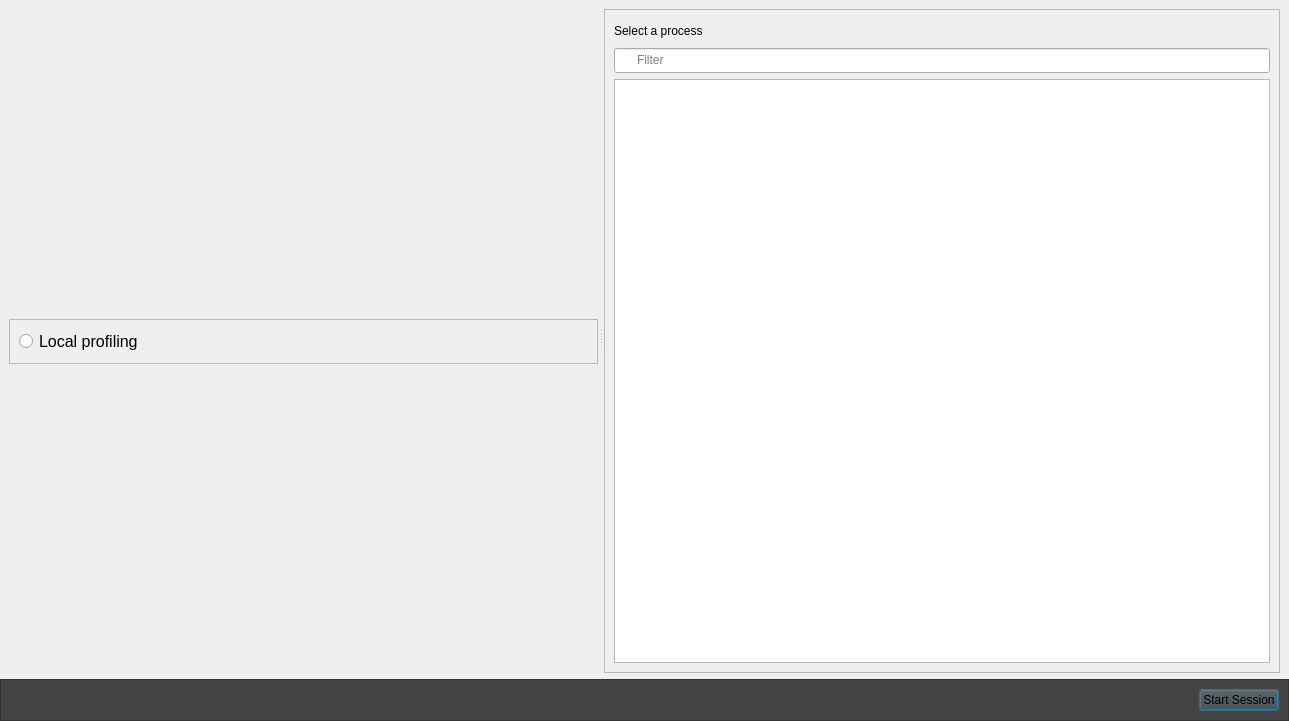
<?xml version="1.0" encoding="UTF-8"?>
<ui version="4.0">
 <class>ProfilingTargetDialog</class>
 <widget class="QDialog" name="ProfilingTargetDialog">
  <property name="geometry">
   <rect>
    <x>0</x>
    <y>0</y>
    <width>1289</width>
    <height>721</height>
   </rect>
  </property>
  <property name="windowTitle">
   <string/>
  </property>
  <property name="accessibleName">
   <string>Orbit Profiler</string>
  </property>
  <property name="styleSheet">
   <string notr="true">QLineEdit {
	background-image: url(:/actions/search_small_offset);
	background-position: left center;
	background-repeat: no-repeat;
	height: 22px;
	padding-left: 20px;
	padding-bottom: 1px;
}</string>
  </property>
  <layout class="QGridLayout" name="gridLayout_2">
   <property name="leftMargin">
    <number>0</number>
   </property>
   <property name="topMargin">
    <number>0</number>
   </property>
   <property name="rightMargin">
    <number>0</number>
   </property>
   <property name="bottomMargin">
    <number>0</number>
   </property>
   <item row="0" column="0">
    <layout class="QVBoxLayout" name="verticalLayout_4" stretch="1,0">
     <property name="leftMargin">
      <number>0</number>
     </property>
     <property name="topMargin">
      <number>0</number>
     </property>
     <property name="rightMargin">
      <number>0</number>
     </property>
     <item>
      <widget class="QSplitter" name="splitter">
       <property name="orientation">
        <enum>Qt::Horizontal</enum>
       </property>
       <property name="handleWidth">
        <number>6</number>
       </property>
       <widget class="QFrame" name="frame">
        <property name="sizePolicy">
         <sizepolicy hsizetype="Preferred" vsizetype="Preferred">
          <horstretch>3</horstretch>
          <verstretch>0</verstretch>
         </sizepolicy>
        </property>
        <property name="frameShape">
         <enum>QFrame::NoFrame</enum>
        </property>
        <property name="frameShadow">
         <enum>QFrame::Raised</enum>
        </property>
        <property name="lineWidth">
         <number>0</number>
        </property>
        <layout class="QVBoxLayout" name="verticalLayout" stretch="1,0,1">
         <property name="rightMargin">
          <number>0</number>
         </property>
         <property name="bottomMargin">
          <number>0</number>
         </property>
         <item>
          <widget class="orbit_session_setup::ConnectToStadiaWidget" name="stadiaWidget" native="true"/>
         </item>
         <item>
          <widget class="QFrame" name="localFrame">
           <property name="visible">
            <bool>false</bool>
           </property>
           <property name="frameShape">
            <enum>QFrame::StyledPanel</enum>
           </property>
           <property name="frameShadow">
            <enum>QFrame::Raised</enum>
           </property>
           <layout class="QHBoxLayout" name="horizontalLayout">
            <item>
             <widget class="QRadioButton" name="localProfilingRadioButton">
              <property name="font">
               <font>
                <pointsize>12</pointsize>
               </font>
              </property>
              <property name="text">
               <string>Local profiling</string>
              </property>
             </widget>
            </item>
            <item>
             <spacer name="horizontalSpacer">
              <property name="orientation">
               <enum>Qt::Horizontal</enum>
              </property>
              <property name="sizeHint" stdset="0">
               <size>
                <width>0</width>
                <height>20</height>
               </size>
              </property>
             </spacer>
            </item>
            <item>
             <widget class="QLabel" name="localProfilingStatusMessage">
              <property name="text">
               <string/>
              </property>
             </widget>
            </item>
           </layout>
          </widget>
         </item>
         <item>
          <widget class="orbit_capture_file_info::LoadCaptureWidget" name="loadCaptureWidget" native="true"/>
         </item>
        </layout>
       </widget>
       <widget class="QFrame" name="frame_4">
        <property name="sizePolicy">
         <sizepolicy hsizetype="Preferred" vsizetype="Preferred">
          <horstretch>2</horstretch>
          <verstretch>0</verstretch>
         </sizepolicy>
        </property>
        <property name="frameShape">
         <enum>QFrame::NoFrame</enum>
        </property>
        <property name="frameShadow">
         <enum>QFrame::Raised</enum>
        </property>
        <property name="lineWidth">
         <number>0</number>
        </property>
        <layout class="QGridLayout" name="gridLayout_3">
         <property name="leftMargin">
          <number>0</number>
         </property>
         <property name="topMargin">
          <number>9</number>
         </property>
         <property name="rightMargin">
          <number>9</number>
         </property>
         <property name="bottomMargin">
          <number>0</number>
         </property>
         <item row="0" column="0">
          <widget class="QFrame" name="processesFrame">
           <property name="accessibleName">
            <string>ProcessesFrame</string>
           </property>
           <property name="frameShape">
            <enum>QFrame::StyledPanel</enum>
           </property>
           <property name="frameShadow">
            <enum>QFrame::Raised</enum>
           </property>
           <layout class="QVBoxLayout" name="verticalLayout_3">
            <item>
             <widget class="QLabel" name="selectProcessLabel">
              <property name="minimumSize">
               <size>
                <width>0</width>
                <height>23</height>
               </size>
              </property>
              <property name="text">
               <string>Select a process</string>
              </property>
             </widget>
            </item>
            <item>
             <widget class="QLineEdit" name="processFilterLineEdit">
              <property name="accessibleName">
               <string>FilterProcesses</string>
              </property>
              <property name="placeholderText">
               <string>Filter</string>
              </property>
              <property name="clearButtonEnabled">
               <bool>true</bool>
              </property>
             </widget>
            </item>
            <item>
             <widget class="QFrame" name="frame2">
              <layout class="QVBoxLayout" name="verticalLayout_2">
               <property name="leftMargin">
                <number>0</number>
               </property>
               <property name="topMargin">
                <number>0</number>
               </property>
               <property name="rightMargin">
                <number>0</number>
               </property>
               <property name="bottomMargin">
                <number>0</number>
               </property>
               <item>
                <widget class="QTableView" name="processesTableView">
                 <property name="enabled">
                  <bool>true</bool>
                 </property>
                 <property name="focusPolicy">
                  <enum>Qt::NoFocus</enum>
                 </property>
                 <property name="accessibleName">
                  <string>ProcessList</string>
                 </property>
                 <property name="alternatingRowColors">
                  <bool>true</bool>
                 </property>
                 <property name="selectionMode">
                  <enum>QAbstractItemView::SingleSelection</enum>
                 </property>
                 <property name="selectionBehavior">
                  <enum>QAbstractItemView::SelectRows</enum>
                 </property>
                 <property name="showGrid">
                  <bool>false</bool>
                 </property>
                </widget>
               </item>
              </layout>
              <widget class="orbit_session_setup::OverlayWidget" name="processesTableOverlay" native="true">
               <property name="geometry">
                <rect>
                 <x>0</x>
                 <y>0</y>
                 <width>100</width>
                 <height>30</height>
                </rect>
               </property>
               <property name="visible">
                <bool>false</bool>
               </property>
               <property name="accessibleName">
                <string>ProcessListOverlay</string>
               </property>
              </widget>
             </widget>
            </item>
           </layout>
          </widget>
         </item>
        </layout>
       </widget>
      </widget>
     </item>
     <item>
      <widget class="QFrame" name="frame_2">
       <property name="styleSheet">
        <string notr="true">background-color: rgb(68, 68, 68)</string>
       </property>
       <property name="frameShape">
        <enum>QFrame::StyledPanel</enum>
       </property>
       <property name="frameShadow">
        <enum>QFrame::Raised</enum>
       </property>
       <layout class="QHBoxLayout" name="horizontalLayout_3" stretch="1,0,0">
        <item>
         <spacer name="horizontalSpacer_3">
          <property name="orientation">
           <enum>Qt::Horizontal</enum>
          </property>
          <property name="sizeHint" stdset="0">
           <size>
            <width>0</width>
            <height>0</height>
           </size>
          </property>
         </spacer>
        </item>
        <item>
         <widget class="orbit_session_setup::TargetLabel" name="targetLabel" native="true"/>
        </item>
        <item>
         <widget class="QPushButton" name="confirmButton">
          <property name="accessibleName">
           <string>StartOrbit</string>
          </property>
          <property name="text">
           <string>Start Session</string>
          </property>
         </widget>
        </item>
       </layout>
      </widget>
     </item>
    </layout>
   </item>
  </layout>
 </widget>
 <customwidgets>
  <customwidget>
   <class>orbit_session_setup::OverlayWidget</class>
   <extends>QWidget</extends>
   <header>SessionSetup/OverlayWidget.h</header>
   <container>1</container>
  </customwidget>
  <customwidget>
   <class>orbit_session_setup::ConnectToStadiaWidget</class>
   <extends>QWidget</extends>
   <header>SessionSetup/ConnectToStadiaWidget.h</header>
  </customwidget>
  <customwidget>
   <class>orbit_capture_file_info::LoadCaptureWidget</class>
   <extends>QWidget</extends>
   <header>CaptureFileInfo/LoadCaptureWidget.h</header>
  </customwidget>
  <customwidget>
   <class>orbit_session_setup::TargetLabel</class>
   <extends>QWidget</extends>
   <header>SessionSetup/TargetLabel.h</header>
  </customwidget>
 </customwidgets>
 <resources>
  <include location="../../icons/orbiticons.qrc"/>
 </resources>
 <connections>
  <connection>
   <sender>processFilterLineEdit</sender>
   <signal>returnPressed()</signal>
   <receiver>confirmButton</receiver>
   <slot>click()</slot>
   <hints>
    <hint type="sourcelabel">
     <x>1106</x>
     <y>64</y>
    </hint>
    <hint type="destinationlabel">
     <x>1229</x>
     <y>693</y>
    </hint>
   </hints>
  </connection>
 </connections>
</ui>
